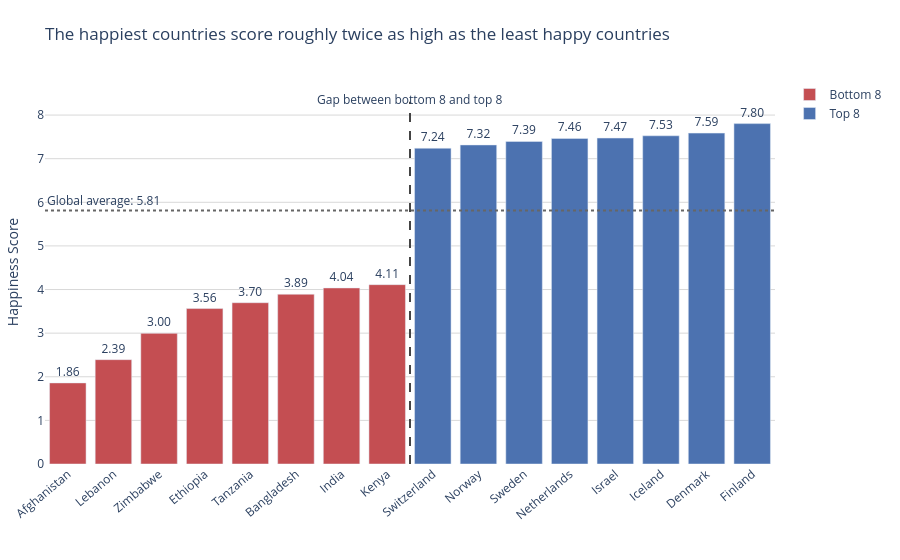

The notebook cell this image was saved under:
### Markdown cell above
---
## Task 2 - Bottom vs. Top: A Contrast Story

**What to build:** A bar chart that highlights the **gap between the happiest and least happy countries**, focusing on a specific insight.

**Requirements:**
- Show the **top 8 AND bottom 8 countries** together (16 bars total)
- Use **colour** to distinguish the two groups (not Plotly's default rainbow)
- Add a **visual separator or annotation** that emphasises the gap
- Insight title that tells the story of the gap

**Hint:** Use `pd.concat([df.nlargest(8,'Happiness_Score'), df.nsmallest(8,'Happiness_Score')])` to get both groups.

**Stretch goal:** Add a vertical reference line showing the global average.

### Code cell
# Task 2: Top 8 vs. Bottom 8 contrast
# ------------------------------------

# Step 1: Get top and bottom countries
top8 = df.nlargest(8, 'Happiness_Score').copy()
top8['Group'] = 'Top 8'
bottom8 = df.nsmallest(8, 'Happiness_Score').copy()
bottom8['Group'] = 'Bottom 8'

combined = pd.concat([bottom8, top8]).sort_values('Happiness_Score').reset_index(drop=True)
global_avg = df['Happiness_Score'].mean()
print(f"Global average: {global_avg:.2f}")

# Step 2: Build your chart
fig2 = px.bar(
    combined,
    x='Country',
    y='Happiness_Score',
    color='Group',
    color_discrete_map={'Bottom 8': '#c44e52', 'Top 8': '#4c72b0'},
    text='Happiness_Score'
)

fig2.update_traces(texttemplate='%{text:.2f}', textposition='outside')
fig2.update_layout(
    title='The happiest countries score roughly twice as high as the least happy countries',
    xaxis_title='',
    yaxis_title='Happiness Score',
    plot_bgcolor='white',
    paper_bgcolor='white',
    font=dict(size=12),
    legend_title='',
    margin=dict(l=20, r=20, t=80, b=80)
)

fig2.update_yaxes(range=[0, combined['Happiness_Score'].max() + 1], gridcolor='#d9d9d9', zeroline=True)
fig2.update_xaxes(tickangle=-40)
fig2.add_shape(
    type='line',
    x0=7.5,
    x1=7.5,
    y0=0,
    y1=combined['Happiness_Score'].max() + 0.5,
    line=dict(color='#444444', width=2, dash='dash')
)
fig2.add_annotation(
    x=7.5,
    y=combined['Happiness_Score'].max() + 0.55,
    text='Gap between bottom 8 and top 8',
    showarrow=False
)
fig2.add_hline(
    y=global_avg,
    line_dash='dot',
    line_color='#666666',
    annotation_text=f'Global average: {global_avg:.2f}',
    annotation_position='top left'
)

fig2.show()

### Figure 1 — Plotly figure (JSON) as saved in the notebook; plotly's stock layout.template omitted (floating-point values rounded to 4 significant figures)
{"data": [{"hovertemplate": "Group=Bottom 8<br>Country=%{x}<br>Happiness_Score=%{text}<extra></extra>", "legendgroup": "Bottom 8", "marker": {"color": "#c44e52", "pattern": {"shape": ""}}, "name": "Bottom 8", "orientation": "v", "showlegend": true, "text": [1.859, 2.392, 2.995, 3.564, 3.698, 3.892, 4.036, 4.112], "textposition": "outside", "texttemplate": "%{text:.2f}", "type": "bar", "x": ["Afghanistan", "Lebanon", "Zimbabwe", "Ethiopia", "Tanzania", "Bangladesh", "India", "Kenya"], "xaxis": "x", "y": [1.859, 2.392, 2.995, 3.564, 3.698, 3.892, 4.036, 4.112], "yaxis": "y"}, {"hovertemplate": "Group=Top 8<br>Country=%{x}<br>Happiness_Score=%{text}<extra></extra>", "legendgroup": "Top 8", "marker": {"color": "#4c72b0", "pattern": {"shape": ""}}, "name": "Top 8", "orientation": "v", "showlegend": true, "text": [7.24, 7.315, 7.395, 7.464, 7.473, 7.525, 7.586, 7.804], "textposition": "outside", "texttemplate": "%{text:.2f}", "type": "bar", "x": ["Switzerland", "Norway", "Sweden", "Netherlands", "Israel", "Iceland", "Denmark", "Finland"], "xaxis": "x", "y": [7.24, 7.315, 7.395, 7.464, 7.473, 7.525, 7.586, 7.804], "yaxis": "y"}], "layout": {"annotations": [{"showarrow": false, "text": "Gap between bottom 8 and top 8", "x": 7.5, "y": 8.354}, {"showarrow": false, "text": "Global average: 5.81", "x": 0, "xanchor": "left", "xref": "x domain", "y": 5.811, "yanchor": "bottom", "yref": "y"}], "barmode": "relative", "font": {"size": 12}, "legend": {"title": {"text": ""}, "tracegroupgap": 0}, "margin": {"b": 80, "l": 20, "r": 20, "t": 80}, "paper_bgcolor": "white", "plot_bgcolor": "white", "shapes": [{"line": {"color": "#444444", "dash": "dash", "width": 2}, "type": "line", "x0": 7.5, "x1": 7.5, "y0": 0, "y1": 8.304}, {"line": {"color": "#666666", "dash": "dot"}, "type": "line", "x0": 0, "x1": 1, "xref": "x domain", "y0": 5.811, "y1": 5.811, "yref": "y"}], "title": {"text": "The happiest countries score roughly twice as high as the least happy countries"}, "xaxis": {"anchor": "y", "domain": [0, 1], "tickangle": -40, "title": {"text": ""}}, "yaxis": {"anchor": "x", "domain": [0, 1], "gridcolor": "#d9d9d9", "range": [0, 8.804], "title": {"text": "Happiness Score"}, "zeroline": true}}}
